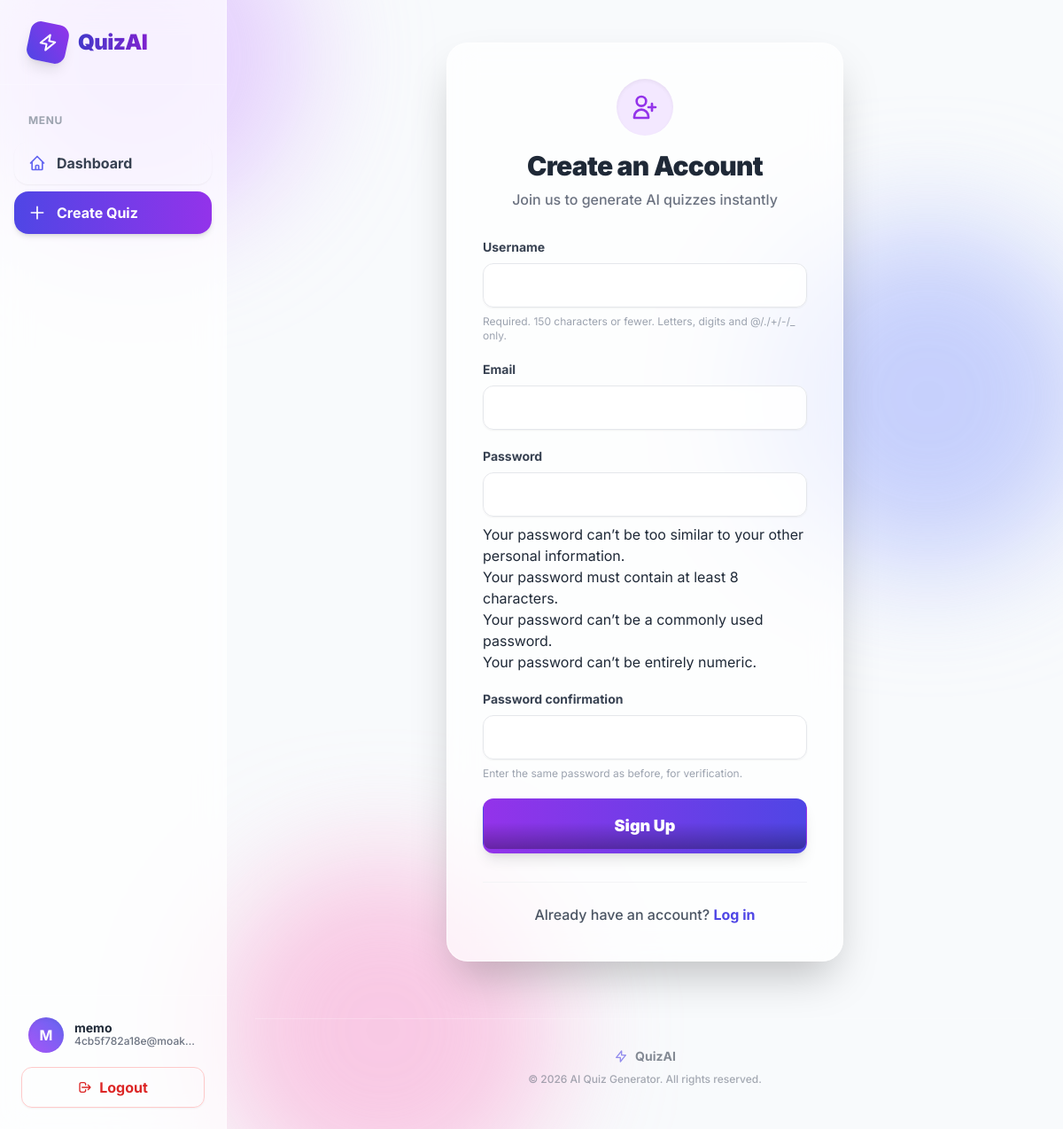
The app's page /register/ (signed in) with its own data.
### core/models.py (models this page shows, shortened)
class User(AbstractUser):
    email = models.EmailField(unique=True)
    is_email_verified = models.BooleanField(default=False)

### core/views.py (the view)
# urls.py: path('register/', views.register_view, name='register'),
def register_view(request):
    if request.method == 'POST':
        form = CustomUserCreationForm(request.POST)
        if form.is_valid():
            user = form.save(commit=False)
            user.is_active = False # Require OTP verification to become active/usable
            user.save()
            otp_code = generate_otp()
            OTPVerification.objects.create(user=user, otp=otp_code)
            send_otp_email(user.email, otp_code)
            request.session['verification_user_id'] = user.id
            messages.success(request, "Registration successful. Please check your email for the OTP.")
            return redirect('verify_otp')
    else:
        form = CustomUserCreationForm()
    return render(request, 'auth/register.html', {'form': form})

### core/forms.py (shortened to what this page needs)
class CustomUserCreationForm(UserCreationForm):
    class Meta:
        model = User
        fields = ('username', 'email')

### templates/auth/register.html (shortened to what this page needs)
{% extends 'base.html' %}
{% load widget_tweaks %}
{% block content %}
<div class="max-w-md mx-auto glass rounded-3xl shadow-2xl overflow-hidden border border-white/60 animate-slide-up opacity-0 mx-4 md:mx-auto">
    <div class="p-6 md:p-10">
        <div class="text-center mb-6 md:mb-8">
            <div class="inline-flex items-center justify-center w-14 h-14 md:w-16 md:h-16 rounded-full bg-purple-100 text-purple-600 mb-3 md:mb-4 shadow-inner">
                <svg class="w-7 h-7 md:w-8 md:h-8" fill="none" stroke="currentColor" viewBox="0 0 24 24" xmlns="http://www.w3.org/2000/svg"><path stroke-linecap="round" stroke-linejoin="round" stroke-width="2" d="M18 9v3m0 0v3m0-3h3m-3 0h-3m-2-5a4 4 0 11-8 0 4 4 0 018 0zM3 20a6 6 0 0112 0v1H3v-1z"></path></svg>
            </div>
            <h2 class="text-2xl md:text-3xl font-black text-gray-800 tracking-tight">Create an Account</h2>
            <p class="text-sm md:text-base text-gray-500 mt-1 md:mt-2 font-medium">Join us to generate AI quizzes instantly</p>
        </div>
        <form method="POST" action="{% url 'register' %}" class="space-y-4 md:space-y-5">
            {% for field in form %}
            <div class="group">
                <label class="block text-xs md:text-sm font-bold text-gray-700 mb-1.5 md:mb-2 group-focus-within:text-indigo-600 transition-colors">{{ field.label }}</label>
                {% render_field field class="w-full px-4 md:px-5 py-2.5 md:py-3 bg-white/60 backdrop-blur-sm border border-gray-200 rounded-xl focus:ring-2 focus:ring-indigo-500 focus:border-indigo-500 transition-all shadow-sm text-sm md:text-base" %}
                {% if field.help_text %}
                    <p class="text-gray-400 text-xs mt-1.5 md:mt-2">{{ field.help_text|safe }}</p>
                {% endif %}
            </div>
            {% endfor %}
            <button type="submit" class="relative overflow-hidden w-full flex justify-center py-3 md:py-4 px-4 border border-transparent rounded-xl shadow-lg text-base md:text-lg font-black text-white bg-gradient-to-r from-purple-600 to-indigo-600 hover:from-purple-700 hover:to-indigo-700 focus:outline-none focus:ring-4 focus:ring-offset-2 focus:ring-indigo-500 transform transition-all duration-200 hover:scale-[1.02] hover:shadow-xl mt-6 md:mt-8">
                <span class="absolute inset-0 w-full h-full -mt-1 rounded-lg opacity-30 bg-gradient-to-b from-transparent via-transparent to-black"></span>
                <span class="relative">Sign Up</span>
            </button>
        </form>
        <div class="mt-6 md:mt-8 text-center border-t border-gray-100 pt-5 md:pt-6">
            <p class="text-sm md:text-base text-gray-600 font-medium">Already have an account? <a href="{% url 'login' %}" class="font-bold text-indigo-600 hover:text-indigo-800 transition-colors">Log in</a></p>
        </div>
    </div>
</div>
{% endblock %}

### templates/base.html (shortened to what this page needs)
<!DOCTYPE html>
<html lang="en">
<head>
    <script src="https://cdn.tailwindcss.com"></script>
</head>
<body class="bg-slate-50 text-gray-800 h-screen overflow-hidden flex relative">
    <div class="fixed inset-0 w-full h-full z-[-1] pointer-events-none overflow-hidden">
        <div class="absolute top-[-10%] -left-10 w-96 h-96 bg-purple-300 rounded-full mix-blend-multiply filter blur-3xl opacity-60 animate-blob"></div>
        <div class="absolute top-[20%] -right-10 w-96 h-96 bg-indigo-300 rounded-full mix-blend-multiply filter blur-3xl opacity-60 animate-blob delay-200"></div>
        <div class="absolute -bottom-20 left-[20%] w-96 h-96 bg-pink-300 rounded-full mix-blend-multiply filter blur-3xl opacity-60 animate-blob delay-400"></div>
    </div>
    <aside id="sidebar" class="glass w-64 h-full flex flex-col justify-between fixed md:relative z-50 transform -translate-x-full md:translate-x-0 transition-transform duration-300 ease-in-out shadow-2xl md:shadow-none">
        <div>
            <div class="h-24 flex items-center px-8 border-b border-white/20">
                <a href="{% url 'home' %}" class="font-black text-2xl tracking-tight flex items-center gap-3 text-gray-800 hover:scale-105 transition-transform origin-left group">
                    <div class="bg-gradient-to-tr from-indigo-600 to-purple-600 p-2.5 rounded-xl shadow-lg text-white transform rotate-12 group-hover:rotate-0 transition-transform">
                        <svg class="w-6 h-6" fill="none" stroke="currentColor" viewBox="0 0 24 24"><path stroke-linecap="round" stroke-linejoin="round" stroke-width="2" d="M13 10V3L4 14h7v7l9-11h-7z"></path></svg>
                    </div>
                    <span class="bg-clip-text text-transparent bg-gradient-to-r from-indigo-700 to-purple-700">QuizAI</span>
                </a>
            </div>
            <div class="px-4 py-8 space-y-2">
                <p class="px-4 text-xs font-bold uppercase tracking-wider text-gray-400 mb-4">Menu</p>
                <a href="{% url 'home' %}" class="flex items-center gap-3 px-4 py-3 rounded-2xl font-bold text-gray-700 hover:text-indigo-700 hover:bg-white/60 transition-all shadow-sm hover:shadow-md">
                    Dashboard
                </a>
                {% if user.is_authenticated %}
                <a href="{% url 'generate_quiz' %}" class="flex items-center gap-3 px-4 py-3 rounded-2xl font-bold text-white bg-gradient-to-r from-indigo-600 to-purple-600 hover:from-indigo-700 hover:to-purple-700 transition-all shadow-md hover:shadow-xl hover:-translate-y-0.5 mt-4">
                    <svg class="w-5 h-5" fill="none" stroke="currentColor" viewBox="0 0 24 24"><path stroke-linecap="round" stroke-linejoin="round" stroke-width="2" d="M12 4v16m8-8H4"></path></svg>
                    Create Quiz
                </a>
                {% endif %}
            </div>
        </div>
        <div class="p-6 border-t border-white/20">
            {% if user.is_authenticated %}
                <div class="flex items-center gap-3 mb-4 px-2">
                    <div class="w-10 h-10 rounded-full bg-gradient-to-tr from-purple-500 to-indigo-500 flex items-center justify-center text-white font-bold shadow-inner">
                        {{ user.username|make_list|first|upper }}
                    </div>
                    <div class="flex flex-col">
                        <span class="text-sm font-bold text-gray-800 leading-none">{{ user.username }}</span>
                        <span class="text-xs font-medium text-gray-500">{{ user.email|truncatechars:18 }}</span>
                    </div>
                </div>
                <a href="{% url 'logout' %}" class="flex items-center justify-center gap-2 w-full px-4 py-2.5 rounded-xl font-bold text-red-600 hover:text-white hover:bg-red-500 border border-red-200 hover:border-transparent transition-all shadow-sm">
                    <svg class="w-4 h-4" fill="none" stroke="currentColor" viewBox="0 0 24 24"><path stroke-linecap="round" stroke-linejoin="round" stroke-width="2" d="M17 16l4-4m0 0l-4-4m4 4H7m6 4v1a3 3 0 01-3 3H6a3 3 0 01-3-3V7a3 3 0 013-3h4a3 3 0 013 3v1"></path></svg>
                    Logout
                </a>
            {% endif %}
        </div>
    </aside>
    <main class="flex-1 h-full overflow-y-auto overflow-x-hidden pt-20 md:pt-0 relative z-10 custom-scrollbar">
        <div class="container mx-auto px-4 sm:px-6 lg:px-8 py-8 md:py-12 max-w-[1600px] w-full">
            {% block content %}
            {% endblock %}
            <div class="mt-16 pt-8 border-t border-white/40 flex flex-col items-center justify-center text-center opacity-60">
                <div class="flex items-center gap-2 mb-2">
                    <svg class="w-4 h-4 text-indigo-600" fill="none" stroke="currentColor" viewBox="0 0 24 24"><path stroke-linecap="round" stroke-linejoin="round" stroke-width="2" d="M13 10V3L4 14h7v7l9-11h-7z"></path></svg>
                    <span class="font-bold text-gray-700 text-sm">QuizAI</span>
                </div>
                <p class="text-xs font-medium text-gray-500">&copy; 2026 AI Quiz Generator. All rights reserved.</p>
            </div>
        </div>
    </main>
</body>
</html>

### templates/base.html (style rules this page uses)
body { font-family: 'Inter', sans-serif; }
.delay-200 { animation-delay: 200ms; }
.delay-400 { animation-delay: 400ms; }
.glass { background: rgba(255, 255, 255, 0.7); backdrop-filter: blur(16px); -webkit-backdrop-filter: blur(16px); border-right: 1px solid rgba(255, 255, 255, 0.5); }

### records on screen
User: username|make_list "M", username "memo", email "4cb5f782a18e@moak…"

### other values on screen
{{ field.label }} "Username" "Email" "Password" "Password confirmation"
{{ field.help_text|safe }} "Required. 150 characters or fewer. Letters, digits and @/./+/-/_ only." "Enter the same password as before, for verification."
